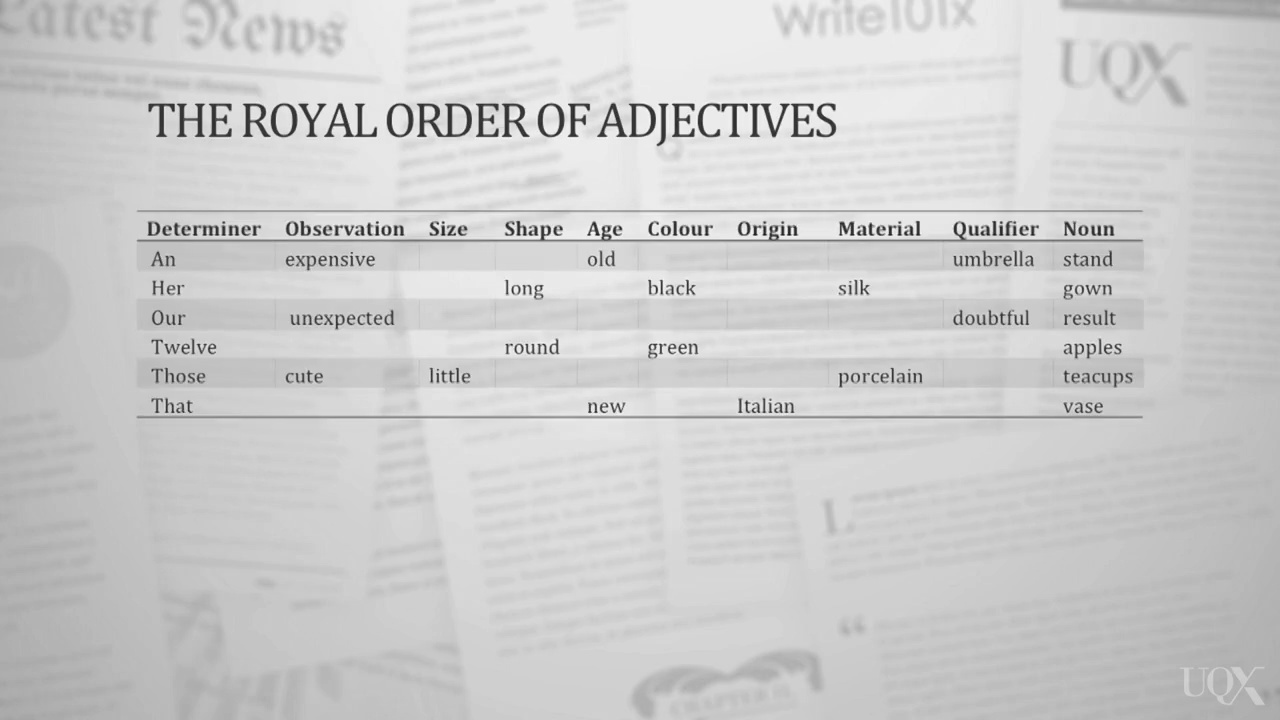
#> input picture After 2019-08-25/Table Detection/tableDetect/20.jpg, 1280 x 720 px
$ python detectTable.py   (older library calls are emulated)
#> lines starting #> are read from the running program, lines starting #| are printed output that depends on the picture; after the words box and inside, x2 and y2 are one past the last pixel; in counts of white or black regions, pixels touching at a corner belong together
#> further down, img is the input picture: shape (720, 1280, 3); min 21, max 252, mean 204.6
#coding:utf-8
'''
表格生成线条坐标
'''
import cv2
import numpy as np
from matplotlib import pyplot as plt
import json
import sys
import subprocess
import os

# 图像切割模块
class cutImage(object):
    # [72 lines left out: functions __init__, getRes, not called in this run]

# 检测表格，使用形态学
# 返回是表格图以及表格中交叉点的图
class detectTable(object):
    def __init__(self, src_img):
        self.src_img = src_img

    def run(self):
        if len(self.src_img.shape) == 2:  # 灰度图
            gray_img = self.src_img
        elif len(self.src_img.shape) ==3:
            gray_img = cv2.cvtColor(self.src_img, cv2.COLOR_BGR2GRAY)

        thresh_img = cv2.adaptiveThreshold(~gray_img,255,cv2.ADAPTIVE_THRESH_MEAN_C,cv2.THRESH_BINARY,15,-2)
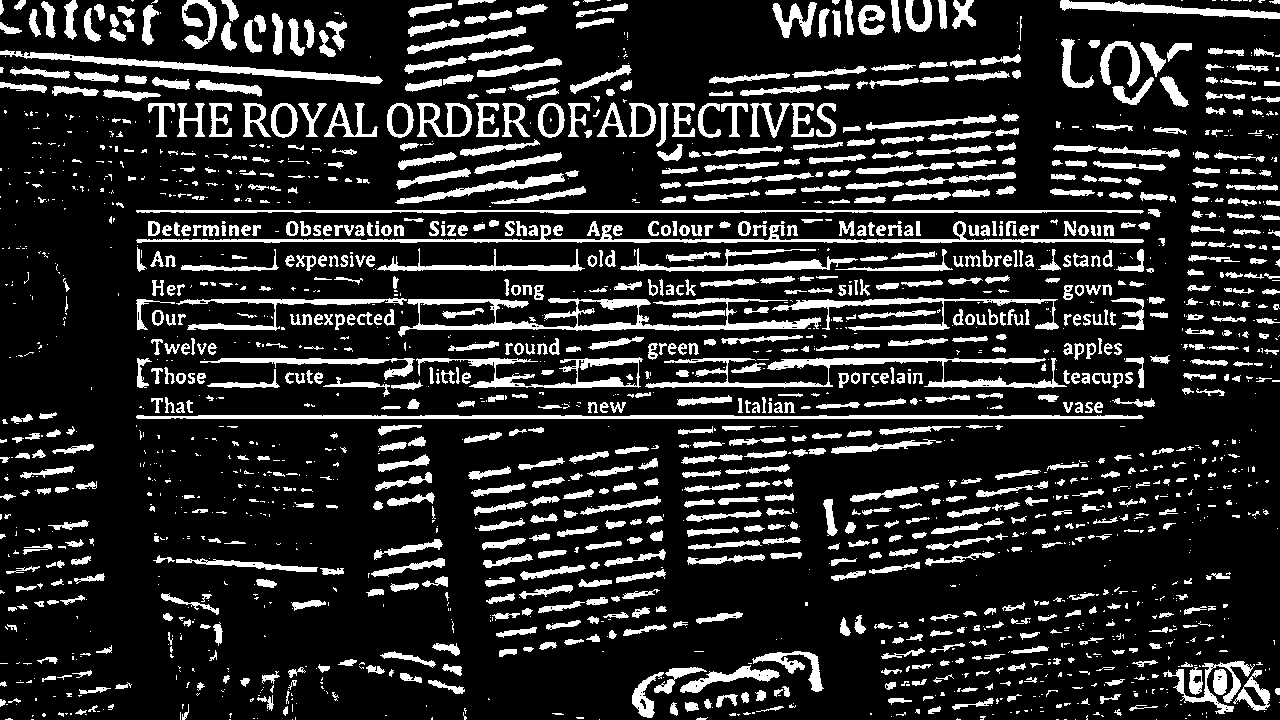
#> thresh_img: shape (720, 1280); 16.5% white; 2011 white regions (1016 under 20 px), largest, box (x1, y1, x2, y2) and area: (398, 298, 821, 337) 4355, (136, 415, 1144, 419) 3668, (136, 221, 1144, 243) 3567
        h_img = thresh_img.copy()
        v_img = thresh_img.copy()
        scale = 15
        h_size = int(h_img.shape[1]/scale)

        h_structure = cv2.getStructuringElement(cv2.MORPH_RECT,(h_size,1)) # 形态学因子
        h_erode_img = cv2.erode(h_img,h_structure,1)
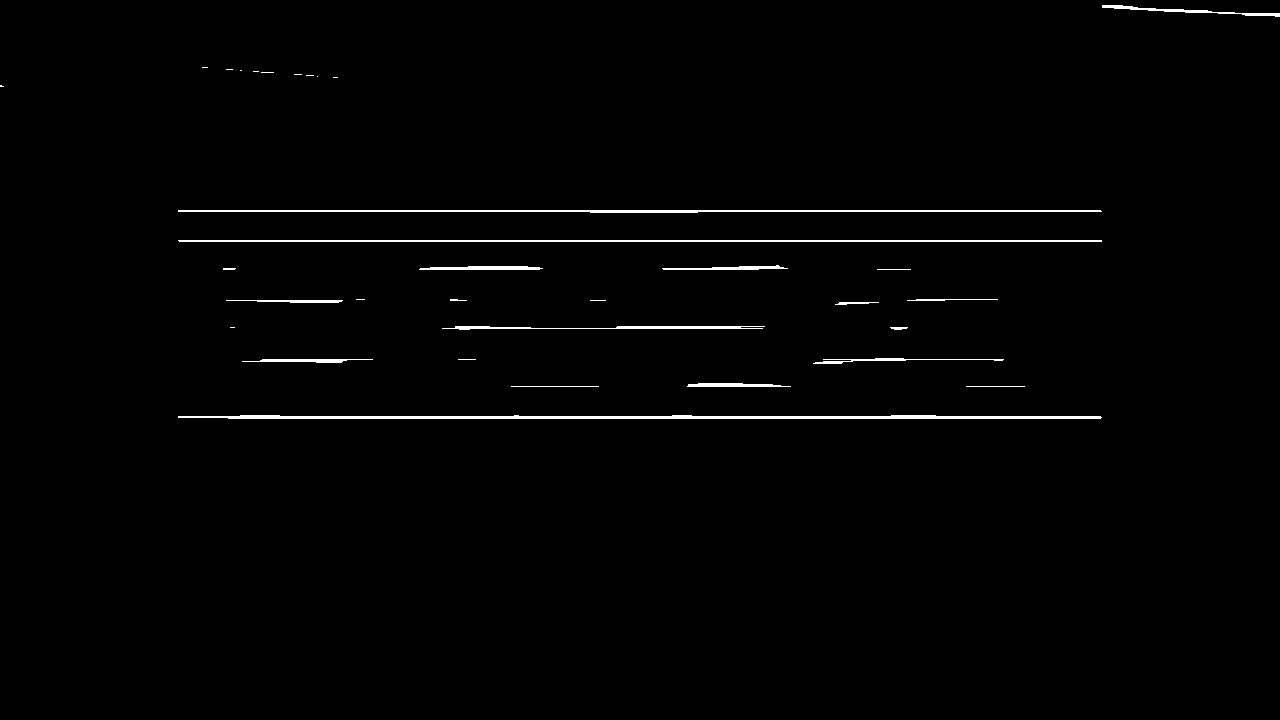
#> h_erode_img: shape (720, 1280); 1.1% white; 33 white regions (14 under 20 px), largest, box (x1, y1, x2, y2) and area: (178, 415, 1102, 419) 2830, (178, 210, 1102, 213) 1955, (178, 240, 1102, 242) 1847

        h_dilate_img = cv2.dilate(h_erode_img,h_structure,1)
#> h_dilate_img: shape (720, 1280); 1.9% white; 26 white regions, largest, box (x1, y1, x2, y2) and area: (136, 415, 1144, 419) 3418, (136, 210, 1144, 213) 2207, (136, 240, 1144, 242) 2015
        # cv2.imshow("h_erode",h_dilate_img)
        v_size = int(v_img.shape[0] / scale)

        v_structure = cv2.getStructuringElement(cv2.MORPH_RECT, (1, v_size))  # 形态学因子
        v_erode_img = cv2.erode(v_img, v_structure, 1)
#> v_erode_img: shape (720, 1280); 0.02% white; 7 white regions (2 under 20 px), largest, box (x1, y1, x2, y2) and area: (847, 0, 851, 12) 46, (893, 0, 898, 10) 42, (925, 0, 930, 8) 30, (940, 0, 945, 6) 27, (907, 0, 912, 6) 21
        v_dilate_img = cv2.dilate(v_erode_img, v_structure, 1)
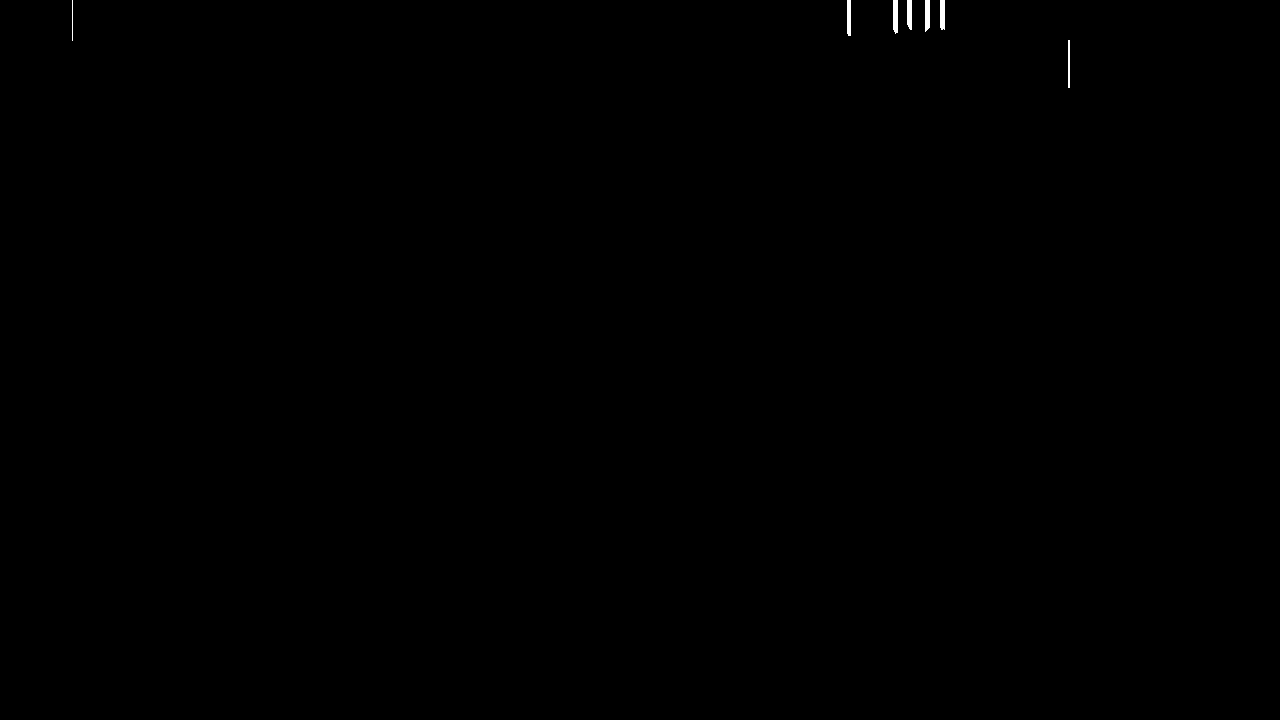
#> v_dilate_img: shape (720, 1280); 0.1% white; 7 white regions, largest, box (x1, y1, x2, y2) and area: (893, 0, 898, 34) 162, (925, 0, 930, 32) 150, (940, 0, 945, 30) 147

        mask_img = h_dilate_img+v_dilate_img
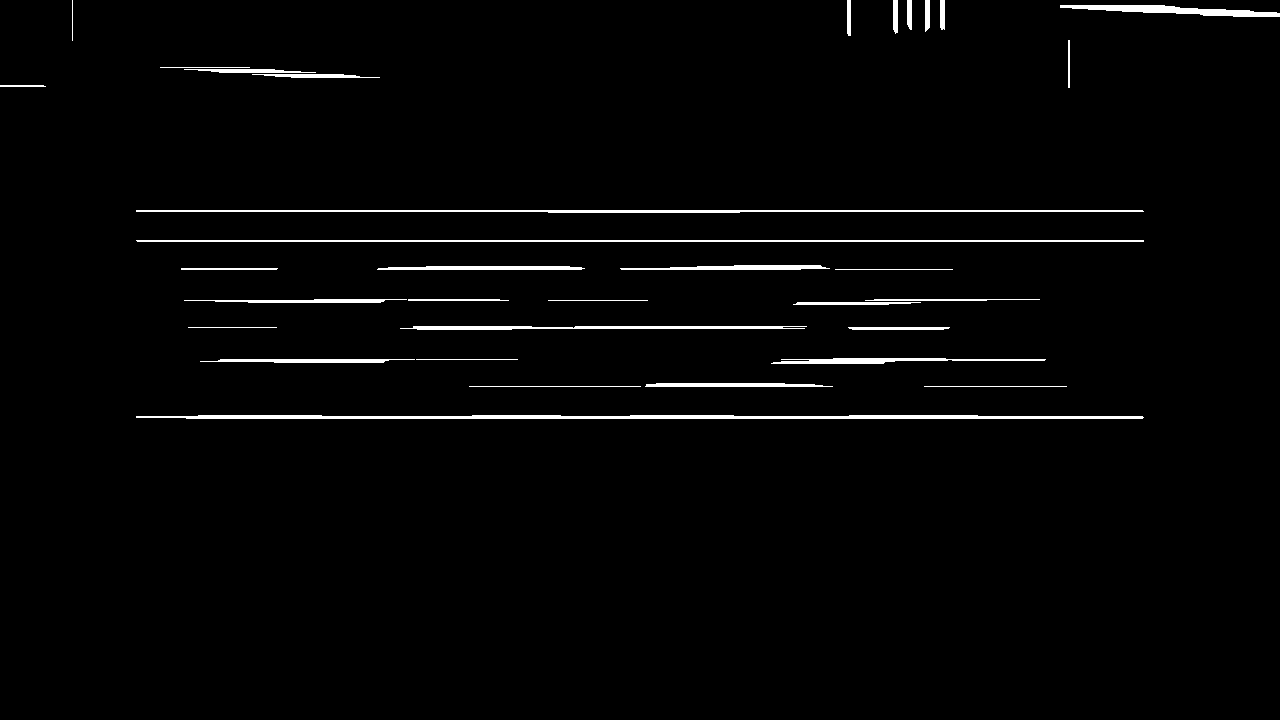
#> mask_img: shape (720, 1280); 2% white; 33 white regions, largest, box (x1, y1, x2, y2) and area: (136, 415, 1144, 419) 3418, (136, 210, 1144, 213) 2207, (136, 240, 1144, 242) 2015
        joints_img = cv2.bitwise_and(h_dilate_img,v_dilate_img)
#> joints_img: shape (720, 1280); every value is 0
        cv2.imshow("joints",joints_img)
        cv2.imshow("mask",mask_img)

        return mask_img,joints_img

            # 将生成的json数据显示在图像上
# [26 lines left out: function drawLine, not called in this run]


if __name__=='__main__':
    img = cv2.imread('20.jpg')
    cv2.imshow("img",img)
    mask,joint = detectTable(img).run()
    cv2.waitKey()
